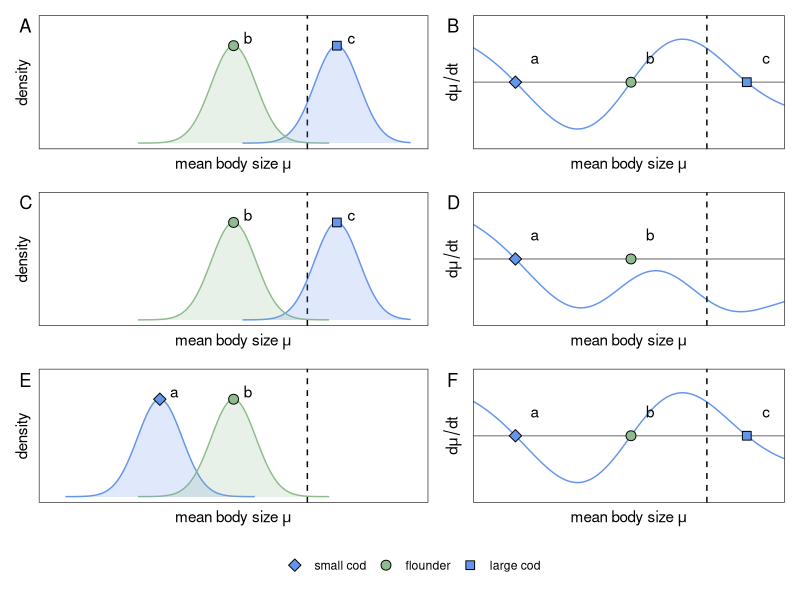
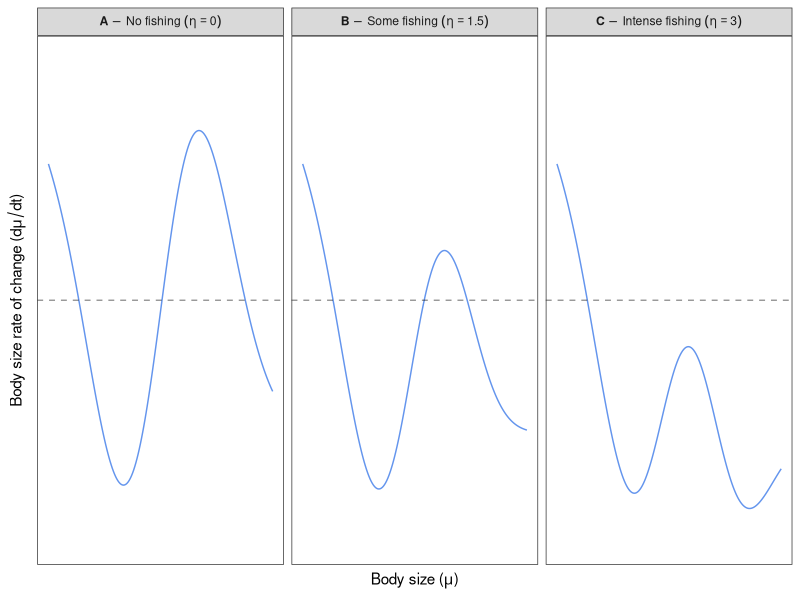

Reproduce these figures in R, in order.
## ---- chunk 1
library(tidyverse) # Efficient data manipulation and plotting
library(patchwork) # Joining plots in a grid
library(nleqslv)   # Nonlinear equation solver (for computing equilibria)
## ---- chunk 2
# Rate of change of cod body mass, as a function of the body mass m itself
# plus model parameters
dmdt <- function(m, mF = 0, h2 = 0.5, rho = 5, s = 0.5, sF = 0.5,
                 theta = 5, zstar = 1, eta = 0, phi = 1, tau = 0.5,
                 kappa = 2, zeta = 1, nu = 1.5, Fpop = 12, w = 0.33,
                 alpha0 = 1/sqrt(2), alphaI = 0.5) {
  ((2*rho*s^2 / theta^2) * (zstar - m) -
     eta*s^2 / sqrt(pi*(2*s^2 + tau^2))*exp(-(m - phi)^2 / (2*s^2 + tau^2)) -
     kappa*s^2 / sqrt(pi*(2*s^2 + nu^2))*exp(-(m - zeta)^2 / (2*s^2 + nu^2)) -
     s^2*Fpop*alpha0*alphaI*(mF - m) / sqrt(2*pi * (s^2 + sF^2 + w^2)^3) *
     exp(-(m - mF)^2 / (2 * (s^2 + sF^2 + w^2)))) * h2
}
## ---- chunk 3
# Small table of labels, used in the plot below
body_sizes_before_labels <-
  tibble(body_size = c(0, 1.4),
         density = c(1, 1),
         species = c("flounder", "cod"),
         lab = c("b", "c"))

body_sizes_before <-
  tibble(body_size = seq(-2.4, 2.4, l = 201)) |>
  mutate(flounder = exp(-(body_size)^2 / (2 * 0.55^4)),
         cod = 1 * exp(-(body_size - 1.4)^2 / (2 * 0.55^4))) |> 
  pivot_longer(cols = c(flounder, cod),
               names_to = "species",
               values_to = "density") |>
  mutate(density = ifelse(density < 1e-4, NA, density)) |>
  ggplot(aes(x = body_size, y = density, ymin = 0, ymax = density,
             colour = species, fill = species)) +
  geom_line(na.rm = TRUE) +
  geom_vline(xintercept = 1, linetype = "dashed") +
  scale_shape_manual(values = c(22,21)) + 
  geom_ribbon(colour = NA, alpha = 0.2, na.rm = TRUE) +
  scale_colour_manual(values = c("cornflowerblue", "darkseagreen")) +
  scale_fill_manual(values = c("cornflowerblue", "darkseagreen")) +
  scale_y_continuous(limits = c(0,1.25), breaks = c(0, .25, .5, .75, 1)) +
  geom_point(data = body_sizes_before_labels, size = 3, color = "black",
             aes(x=body_size, y=density, shape=species, color=species)) +
  geom_text(data = body_sizes_before_labels, nudge_x = 0.2, nudge_y = 0.08,
            color = "black", aes(x = body_size, y = density, label = lab)) +
  labs(x = expression(paste("mean body size ", mu))) +
  guides(color = "none", fill = "none", shape = "none") +
  theme_bw() +
  theme(panel.grid = element_blank(),
        axis.text = element_blank(),
        axis.ticks = element_blank())
## ---- chunk 4
# Another small table of labels, for the next plot
body_sizes_after_labels <-
  tibble(body_size = c(0, -1),
         density = c(1, 1),
         species = c("flounder", "cod"),
         lab = c("b", "a"))

body_sizes_after <-
  tibble(body_size = seq(-2.4, 2.4, l = 201)) |>
  mutate(flounder = exp(-(body_size)^2 / (2 * 0.55^4)),
         cod = 1 * exp(-(body_size + 1.0)^2 / (2 * 0.55^4))) |>
  pivot_longer(cols = c(flounder, cod),
               names_to = "species",
               values_to = "density") |>
  mutate(density = ifelse(density < 1e-4, NA, density)) |>
  ggplot(aes(x = body_size, y = density, ymin = 0, ymax = density,
             colour = species, fill = species)) +
  geom_line(na.rm = TRUE) +
  geom_vline(xintercept = 1, linetype = "dashed") +
  scale_shape_manual(values = c(23,21)) + 
  geom_ribbon(colour = NA, alpha = 0.2, na.rm = TRUE) +
  scale_colour_manual(values = c("cornflowerblue", "darkseagreen")) +
  scale_fill_manual(values = c("cornflowerblue", "darkseagreen")) +
  scale_y_continuous(limits = c(0,1.25), breaks = c(0, .25, .5, .75, 1)) +
  geom_point(data = body_sizes_after_labels, size = 3, color = "black",
             aes(x=body_size, y=density, shape=species, color=species)) +
  geom_text(data = body_sizes_after_labels, nudge_x = 0.2, nudge_y = 0.08,
            color = "black", aes(x = body_size, y = density, label = lab)) +
  labs(x = expression(paste("mean body size ", mu))) +
  guides(color = "none", fill = "none", shape = "none") +
  theme_bw() +
  theme(panel.grid = element_blank(),
        axis.text = element_blank(),
        axis.ticks = element_blank())
## ---- chunk 5
# Small table of labels, for the next plot
equilib_nofish <-
  tibble(
    # Start searching for equilibria from these points:
    x_approx = c(-1, 0, 1),
    y = c(0, 0, 0),
    sh = as_factor(c("small cod","flounder","large cod")),
    lab = c("a", "b", "c")
  ) |>
  # Solve for exact equilibrium points:
  mutate(x = map_dbl(x_approx, \(eta) nleqslv(eta, dmdt)$x))

bodysize_eqb_nofish <-
  tibble(m = seq(-2.0, 2.0, l = 2001)) |>
  mutate(nofishing = dmdt(m, eta = 0)) |>
  pivot_longer(cols = contains("fishing")) |>
  mutate(name = fct_relevel(name, "nofishing")) |>
  filter(name == "nofishing") |>
  ggplot(aes(x = m, y = value)) +
  geom_line(colour = "cornflowerblue") +
  scale_x_continuous(expand = expansion(0, 0)) +
  geom_hline(yintercept = 0, alpha = 0.4, linetype = "solid") +
  geom_vline(xintercept = 1, alpha = 1, linetype = "dashed") +
  geom_point(data = equilib_nofish, aes(x,y, shape = sh, fill = sh),
             size  = 3) +
  scale_shape_manual(values = c(23, 21, 22)) +
  scale_color_manual(
    values = c("cornflowerblue", "darkseagreen", "cornflowerblue")
  ) +
  scale_fill_manual(
    values = c("cornflowerblue", "darkseagreen", "cornflowerblue")
  ) +
  geom_text(data = equilib_nofish, aes(x, y, label = lab),
            nudge_x = 0.25, nudge_y = 0.08, color = "black") +
  labs(x = expression(paste("mean body size ", mu)),
       y = expression(paste("d", mu/d, "t")),
       shape = NULL,
       fill = NULL) +
  scale_y_continuous(limits = c(-0.2, 0.2)) +
  theme_bw() +
  theme(legend.position = "bottom",
        panel.grid = element_blank(),
        axis.text = element_blank(),
        axis.ticks = element_blank())
## ---- chunk 6
# Small table of labels, for the next plot
equilib_fish <-
  tibble(
    # Start searching for equilibria from these points:
    x_approx = c(-1, 0),
    y = c(0, 0),
    sh = as_factor(1:2),
    lab = c("a", "b")
  ) |>
  # Solve for exact equilibrium points:
  mutate(x = case_when(
    # For label "a", we properly solve:
    lab == "a" ~ nleqslv(x_approx, \(m) dmdt(m, eta = 3))$x,
    # For label "b" there is no equilibrium point, so replace with
    # value from the no-fishing scenario:
    lab == "b" ~ equilib_nofish |> filter(lab == "b") |> pull(x)
  ))

bodysize_eqb_fish <-
  tibble(m = seq(-2.0, 2.0, l = 2001)) |>
  mutate(fishing = dmdt(m, eta = 3)) |>
  pivot_longer(cols = contains("fishing")) |>
  mutate(name = fct_relevel(name, "fishing")) |>
  filter(name == "fishing") |> 
  ggplot(aes(x = m, y = value)) +
  geom_line(colour = "cornflowerblue") +
  scale_shape_manual(values = c(23, 21), guide = "none") +
  geom_hline(yintercept = 0, alpha = 0.4, linetype = "solid") +
  geom_vline(xintercept = 1, alpha = 1, linetype = "dashed") +
  scale_x_continuous(expand = expansion(0, 0)) +
  geom_point(data = equilib_fish, aes(x, y, shape = sh),
             size = 3, fill = c("cornflowerblue", "darkseagreen")) +
  geom_text(data = equilib_fish, aes(x, y, label = lab),
            nudge_x = 0.25, nudge_y = 0.08, color = "black") +
  labs(x = expression(paste("mean body size ", mu)),
       y = expression(paste("d", mu/d, "t"))) +
  guides(shape = "none") +
  scale_y_continuous(limits = c(-0.2, 0.2)) +
  theme_bw() +
  theme(panel.grid = element_blank(),
        axis.text = element_blank(),
        axis.ticks = element_blank())
## ---- chunk 7
#| out.width: 80%
#| fig-width: 6.5
#| fig-height: 7.8

show(
  body_sizes_before + bodysize_eqb_nofish +
    body_sizes_before + bodysize_eqb_fish +
    body_sizes_after + bodysize_eqb_nofish +
    plot_layout(widths = c(1, 0.8),
                heights = c(1, 1, 1),
                tag_level = "new",
                guides = "collect") +
    plot_annotation(tag_levels = "A") &
    theme(legend.position = "bottom") &
    theme(plot.tag.position = c(0.01, 0.98),
          plot.tag = element_text(hjust = 0, vjust = 1))
)
## ---- chunk 8
#| out-width: 90%
#| fig-width: 7.25
#| fig-height: 3

tibble(m = seq(-2.0, 2.0, l = 201)) |> 
  mutate(nofishing = dmdt(m, eta = 0),
         fishing = dmdt(m, eta = 1.5),
         intfishing = dmdt(m, eta = 3)) |>
  pivot_longer(cols = contains("fishing")) |>
  mutate(name = case_match(
    name,
    "nofishing"  ~ "bold(A)~-~No~fishing~(eta == 0)",
    "fishing"    ~ "bold(B)~-~Some~fishing~(eta == 1.5)",
    "intfishing" ~ "bold(C)~-~Intense~fishing~(eta == 3)"
  )) |>
  ggplot(aes(x = m, y = value)) +
  geom_line(colour = "cornflowerblue") +
  geom_hline(yintercept = 0, alpha = 0.4, linetype = "dashed") +
  labs(x = expression(paste("Body size (", mu, ")")),
       y = expression(paste("Body size rate of change (d", mu/d, "t)"))) +
  scale_y_continuous(limits = c(-0.2, 0.2)) +
  facet_grid(. ~ name, labeller = label_parsed) +
  theme_bw() +
  theme(panel.grid = element_blank(),
        axis.text = element_blank(),
        axis.ticks = element_blank())
